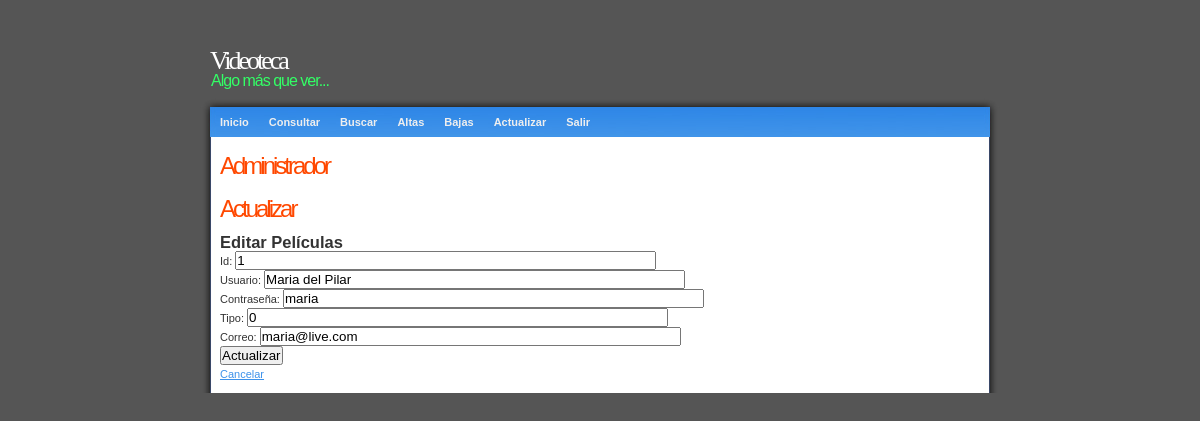
Screenshot of /administrador/ActualizarAdministradorUsuario.php?usuario=Maria del Pilar (signed in) with the database file from the repository.
### tables this page shows
CREATE TABLE IF NOT EXISTS `clientes` (
  `id_cliente` int(11) NOT NULL AUTO_INCREMENT,
  `usuario` varchar(64) NOT NULL,
  `password` varchar(60) DEFAULT NULL,
  `tipo` int(11) NOT NULL,
  `email` varchar(64) NOT NULL,
  PRIMARY KEY (`id_cliente`)
);

### administrador/ActualizarAdministradorUsuario.php (the view, shortened to what this page needs)
<!DOCTYPE html PUBLIC "-//W3C//DTD XHTML 1.0 Strict//EN" "http://www.w3.org/TR/xhtml1/DTD/xhtml1-strict.dtd">
<html xmlns="http://www.w3.org/1999/xhtml">
<head>
<link rel="stylesheet" type="text/css" href="../style.css" media="screen" />
</head>
<body>
<div id="wrap">
<div id="header">
  <h1 class="Estilo4">Videoteca</h1>
  <h2 class="Estilo5">Algo más que ver...</h2>
</div>
<div id="top"> </div>
<div id="menu">
<ul>
<li><a href="index.php">Inicio</a></li>
<li><a href="ConsultarAdministrador.php">Consultar</a></li>
<li><a href="BuscarAdministrador.php">Buscar</a></li>
<li><a href="AltasAdministrador.php">Altas</a></li>
<li><a href="BajasAdministrador.php">Bajas</a></li>
<li><a href="ActualizarAdministrador.php">Actualizar</a></li>
<li><a href="SalirAdministrador.php">Salir</a></li>
</ul>
</div>
<div id="content">
<div class="left">
<h2>Administrador</h2>
<h2>Actualizar</h2>
</div>
<H2>Editar Películas</H2>
<?php
   $link=Conectarse();
   $usu=$_GET['usuario'];
  echo '<FORM METHOD="POST" ACTION="ActualizarAdministradorUsuario2.php">';
  $result=mysqli_query($link,"select * from clientes where usuario='$usu'");
  $row = mysqli_fetch_array($result);
  $id_cli=$row["id_cliente"];
  $usu=$row["usuario"];
  $pas=$row["password"];
  $tip=$row["tipo"];
  $cor=$row["email"];
  echo "Id: <INPUT TYPE='text' NAME='id_cliente' value='$id_cli' SIZE='50'><br>";
  echo "Usuario: <INPUT TYPE='text' NAME='usuario' value='$usu' SIZE='50'><br>";
  echo "Contraseña: <INPUT TYPE='text' NAME='password' value='$pas' SIZE='50'><br>";
  echo "Tipo: <INPUT TYPE='text' NAME='tipo' value='$tip' SIZE='50'><br>";
  echo "Correo: <INPUT TYPE='text' NAME='email' value='$cor' SIZE='50'><br>";
?>
<INPUT TYPE="SUBMIT" value="Actualizar">
<br>
<a href="ActualizarAdministrador.php">Cancelar</a>
</div>
</div>
</body>
</html>

### style.css (style rules this page uses)
* { padding: 0; margin: 0; }
body { background: #555; font-family: Verdana, Arial, Helvetica, sans-serif; font-size: 11px; line-height: 18px; color: #333333;; }
a { color: #3E92EA; }
#wrap { margin: 40px auto 0 auto; width: 800px; }
#header { padding-bottom:10px; }
#header h1 { font-size: 26px; font-weight: 100; letter-spacing: -3px; padding: 12px 0 5px 10px; }
#header h2 { color: #33FF66; font-size: 16px; font-weight: 100; padding: 0 0 0 11px; letter-spacing: -1px; line-height: 12px; }
#menu { height: 30px; line-height: 30px; background: #222 url(images/menu.jpg) no-repeat; }
#menu ul { padding-left: 10px; list-style-type: none; }
#menu ul li { display: block; float: left; }
#menu ul li a { color: #eee; padding: 0 10px; text-decoration: none; font-weight: 600; }
#content { background: #555 url(images/content.jpg) repeat-y; padding: 10px 20px; }
.left { width: 568px; float: left; text-align: justify; }
.left h2 { color: #FF4800; font-size: 24px; letter-spacing: -3px; font-weight: 100; padding : 10px 0 15px 0; }
#top { background: #555 url(images/top.jpg) no-repeat; padding: 5px 0; }

### administrador/ActualizarAdministradorUsuario.php (style rules this page uses)
.Estilo4 { color: #FFFFFF; font-family: "Times New Roman", Times, serif; font-size: 30px; }

### rows the page displays
clientes: id_cliente "1", usuario "Maria del Pilar", password "maria", tipo "0", email "maria@live.com"
